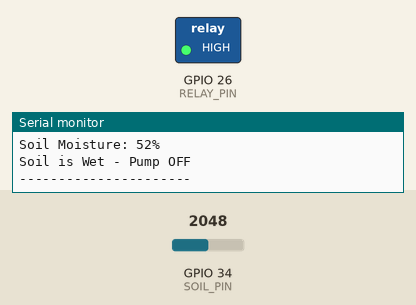
Bench run of a sketch on a simulated ESP32. Shown: switched loads named in the sketch (green lamp = pin HIGH), the last lines printed to the serial monitor. Inputs (shaded band) come from the test bench; at power-on: GPIO 34 (SOIL_PIN) = 2048.

Above: at 1.8 s.
1.9 s: GPIO 34 (SOIL_PIN) set to 2252
3.4 s: GPIO 34 (SOIL_PIN) set to 2326
At 4.8 s:
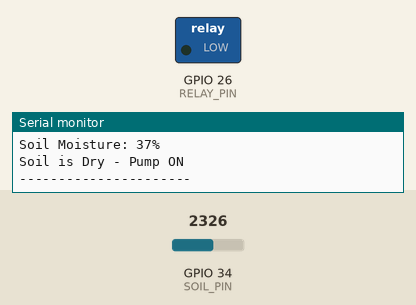
5.5 s: GPIO 34 (SOIL_PIN) set to 2047
At 6.5 s:
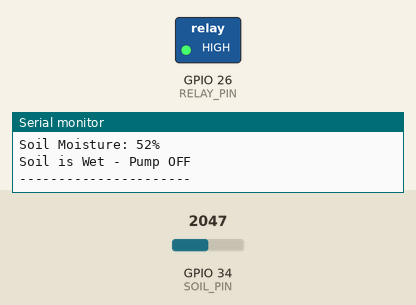
7.5 s: GPIO 34 (SOIL_PIN) set to 2866
At 9.4 s:
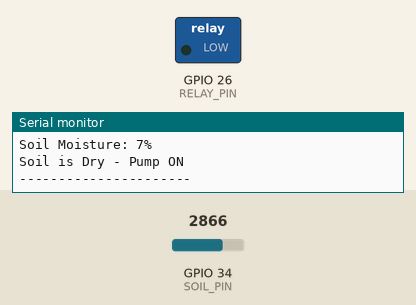
Timing chart, 0 to 10.5 s (numbered marks = the images above; inputs shaded):
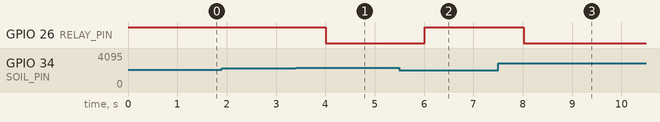

Measured:
- the behaviour switches between 2280 and 2281 on GPIO 34 (SOIL_PIN) (found by bisection; images 0 and 1)
- after the input at 3.4 s, GPIO 26 (RELAY_PIN): HIGH → LOW after 0.61 s
- after the input at 5.5 s, GPIO 26 (RELAY_PIN): LOW → HIGH after 0.52 s
- after the input at 7.5 s, GPIO 26 (RELAY_PIN): HIGH → LOW after 0.52 s

The sketch:

om_arduino26.ino
```cpp
#define SOIL_PIN 34
#define RELAY_PIN 26

// Adjust these values after calibration
int dryValue = 3000;
int wetValue = 1200;

// Moisture threshold
int moistureThreshold = 40;

// Most common relay modules are Active LOW
#define RELAY_ON LOW
#define RELAY_OFF HIGH

void setup()
{
  Serial.begin(115200);

  pinMode(SOIL_PIN, INPUT);
  pinMode(RELAY_PIN, OUTPUT);

  digitalWrite(RELAY_PIN, RELAY_OFF);

  Serial.println("Smart Irrigation System Started");
}

void loop()
{
  int sensorValue = analogRead(SOIL_PIN);

  // Convert sensor reading into moisture percentage
  int moisturePercent = map(
    sensorValue,
    dryValue,
    wetValue,
    0,
    100
  );

  moisturePercent = constrain(moisturePercent, 0, 100);

  Serial.print("Raw Sensor Value: ");
  Serial.println(sensorValue);

  Serial.print("Soil Moisture: ");
  Serial.print(moisturePercent);
  Serial.println("%");

  // Check soil moisture
  if (moisturePercent < moistureThreshold)
  {
    digitalWrite(RELAY_PIN, RELAY_ON);
    Serial.println("Soil is Dry - Pump ON");
  }
  else
  {
    digitalWrite(RELAY_PIN, RELAY_OFF);
    Serial.println("Soil is Wet - Pump OFF");
  }

  Serial.println("----------------------");

  delay(1000);
}
```
